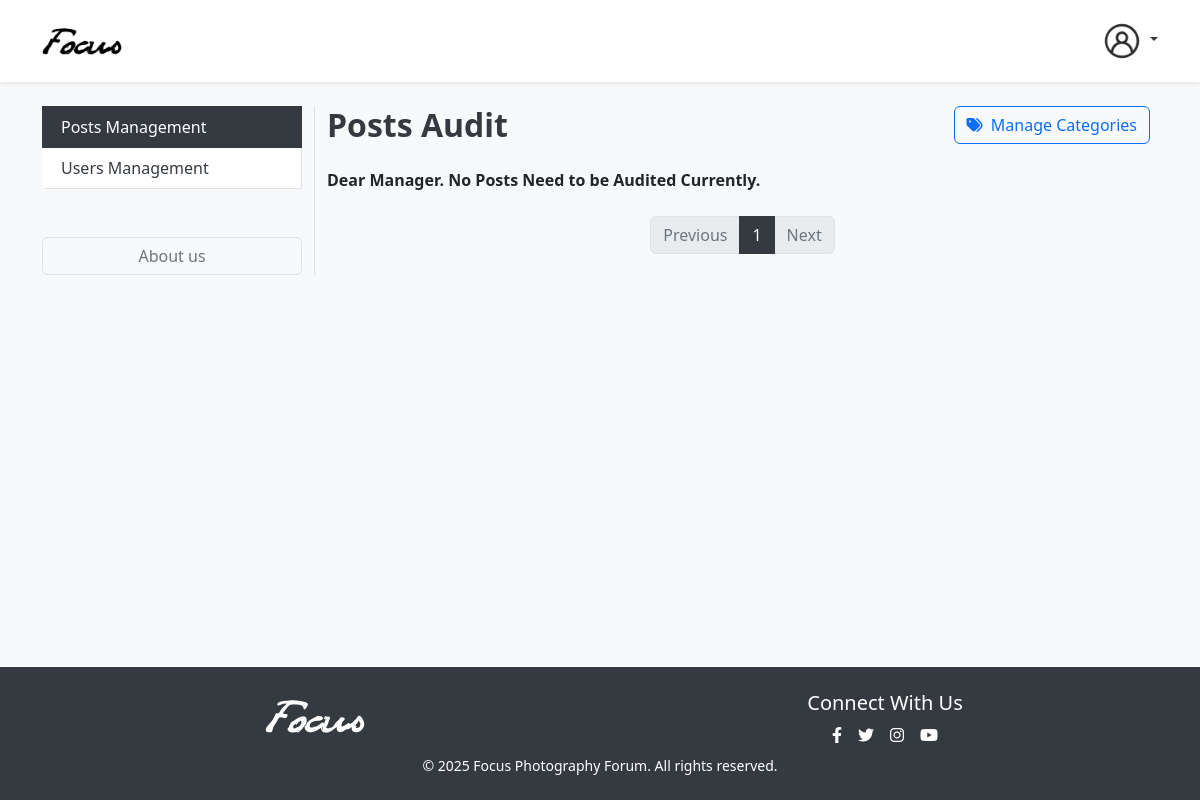
The page /manager/posts/ on the database as committed earlier.
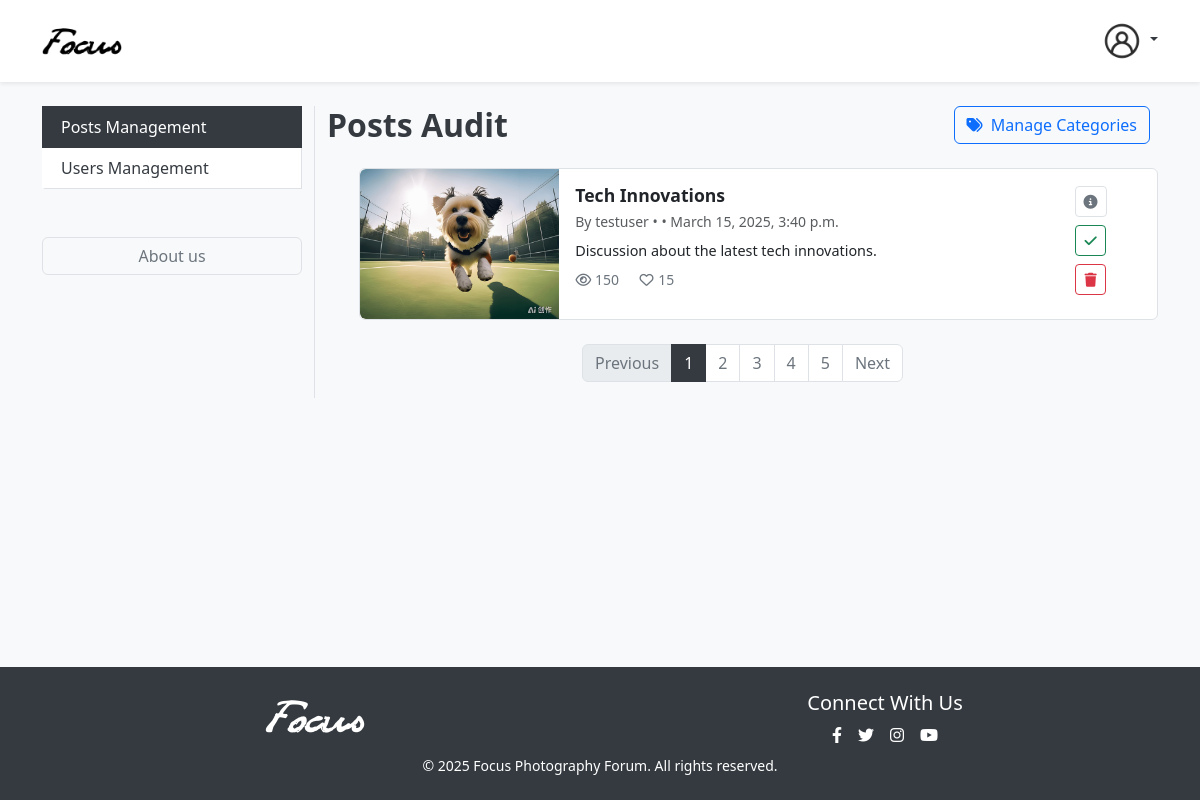
The same page on the database as committed later.
### core/models.py (models this page shows, shortened)
class Post(models.Model):
    post_id = models.CharField(max_length=8, unique=True, primary_key=True)
    user = models.ForeignKey(
        settings.AUTH_USER_MODEL,
        null=True,
        on_delete=models.SET_NULL,
        related_name='poster',
    )
    created_at = models.DateTimeField(auto_now_add=True)
    updated_at = models.DateTimeField(auto_now=True)
    title = models.TextField(max_length=100, null=False, blank=False)
    photo = models.ImageField(upload_to='post_photos/', null=True, blank=True)
    content = models.TextField(max_length=500, null=False, blank=True)
    category = models.ForeignKey(Category, null=True, on_delete=models.SET_NULL, related_name='category')
    like_num = models.IntegerField(default=0)
    page_view = models.IntegerField(default=0)
    post_status = models.ForeignKey(PostStatus, null=True, on_delete=models.SET_NULL, related_name='post_status', default=2)

### users/models.py (models this page shows, shortened)
class CustomUser(AbstractUser):
    class Type(models.TextChoices):
        CUSTOMER = ('customer', _('Customer'))
        MANAGER = ('manager', _('Manager'))
        VISITOR = ('visitor', _('Visitor'))
    type = models.CharField(max_length=20, choices=Type.choices)

### manager/views.py (the view)
# urls.py: path('posts/', views.manage_post, name='manage_posts'),
def manage_post(request):
    context_dict = {}
    try:
        category_list = Category.objects.all()
        categories = [category for category in category_list]
        context_dict['categories'] = categories
    except Category.DoesNotExist:
        context_dict['categories'] = None
    try:
        post_list = Post.objects.filter(post_status__status = PostStatus.Status.AUDITING)
        paginator = Paginator(post_list, 1)
        page = request.GET.get('page')
        try:
            posts = paginator.page(page)
        except PageNotAnInteger:
            posts = paginator.page(1)
        except EmptyPage:
            posts = paginator.page(paginator.num_pages)
        context_dict['posts'] = posts
        context_dict['paginator'] = paginator
    except Post.DoesNotExist:
        context_dict['posts'] = None
    return render(request, 'managers/manager_posts.html', context=context_dict)

### templates/managers/manager_posts.html (shortened to what the changed rows need)
<!DOCTYPE html>
{%load static%}
<!DOCTYPE html>
<html lang="en">
    <head>
        <link
            href="https://cdnjs.cloudflare.com/ajax/libs/bootstrap/5.3.0/css/bootstrap.min.css"
            rel="stylesheet"
        />
        <link
            href="https://cdnjs.cloudflare.com/ajax/libs/font-awesome/6.4.0/css/all.min.css"
            rel="stylesheet"
        />
        <link href="/static/css/common.css" rel="stylesheet" />
        <link href="/static/css/admin-posts.css" rel="stylesheet" />
    </head>
    <body>
        <div class="container py-4">
            <div class="row">
                <div class="col-md-9">
                    <div
                        class="d-flex justify-content-between align-items-center mb-4"
                    >
                        <h2 class="mb-0">Posts Audit</h2>
                    </div>
                    <div class="posts-list">
                        {%if posts%}
                        <ul>
                            {%for post in posts%}
                            <div class="card mb-3 post-item">
                                <div class="row g-0">
                                    <div class="col-md-3">
                                        {% if post.photo %}
                                        <img
                                            src="{{post.photo.url}}"
                                            class="img-fluid rounded-start post-img w-100 h-100"
                                            alt="Post image"
                                        />
                                        {% else %}
                                        <img
                                            src="\static\img\dog.jpeg"
                                            class="img-fluid rounded-start post-img w-100 h-100"
                                            alt="Post image"
                                        />
                                        {% endif %}
                                    </div>
                                    <div class="col-md-7">
                                        <div class="card-body">
                                            <h5 class="card-title mb-1">
                                                {{post.title}}
                                            </h5>
                                            <p class="card-text text-muted small mb-2">
                                                By {{post.user.username}} • {{post.category1}} • {{post.created_at}}
                                            </p>
                                            <p class="card-text post-excerpt">
                                                {{post.content}}
                                            </p>
                                            <div class="post-stats small">
                                                <span class="me-3"
                                                    ><i class="far fa-eye"></i>
                                                    {{post.page_view}}</span
                                                >
                                                <span
                                                    ><i class="far fa-heart"></i>
                                                    {{post.like_num}}</span
                                                >
                                            </div>
                                        </div>
                                    </div>
                                    <div
                                    class="col-md-2 d-flex flex-column align-items-center justify-content-center"
                                    >
                                    <a
                                        href="/manager/post-info/{{post.post_id}}/"
                                        class="btn btn-outline-secondary mb-2 btn-sm action-btn"
                                        title="view post detail"
                                    >
                                        <i class="fas fa-info-circle"></i>
                                    </a>
                                    <a
                                        href="/manager/post-approve/{{post.post_id}}/"
                                        class="btn btn-outline-success mb-2 btn-sm action-btn"
                                        title="Approve Post"
                                    >
                                        <i class="fas fa-check"></i>
                                    </a>
                                    <button
                                        {% comment %} href="/manager/post-delete/{{post.post_id}}/" {% endcomment %}
                                        class="btn btn-outline-danger mb-2 btn-sm delete-post-btn"
                                        data-bs-toggle="modal"
                                        data-bs-target="#deleteModal"
                                        data-post-id="{{post.post_id}}"
                                        title="delete post"
                                    >
                                        <i class="fas fa-trash"></i>
                                    </button>
                                </div>
                                </div>
                            </div>
                            {%endfor%}
                        </ul>
                        {%else%}
                        <strong>
                            Dear Manager. No Posts Need to be Audited Currently.
                        </strong>
                        {%endif%}
                    </div>
                    <nav aria-label="Page navigation" class="mt-4">
                        <ul class="pagination justify-content-center">
                            {% for num in posts.paginator.page_range %}
                            {% if posts.number == num %}
                            <li class="page-item active">
                                <a class="page-link" href="#">{{ num }}</a>
                            </li>
                            {% else %}
                            <li class="page-item">
                                <a class="page-link" href="?page={{ num }}">{{ num }}</a>
                            </li>
                            {% endif %}
                            {% endfor %}
                            {% if posts.has_next %}
                            <li class="page-item">
                                <a class="page-link" href="?page={{ posts.next_page_number }}">Next</a>
                            </li>
                            {% else %}
                            <li class="page-item disabled">
                                <a class="page-link" href="#">Next</a>
                            </li>
                            {% endif %}
                        </ul>
                    </nav>
                </div>
            </div>
        </div>
    </body>
</html>

Rows that differ between the two databases and show on the page:
added Post: title "Tech Innovations", user.username "testuser", created_at "March 15, 2025, 3:40 p.m.", content "Discussion about the latest tech innovations.", page_view "150", like_num "15"
Other text that changed with them:
new list line: "2"
new list line: "3"
new list line: "4"
new list line: "5"
text no longer shown: "Dear Manager. No Posts Need to be Audited Currently."
